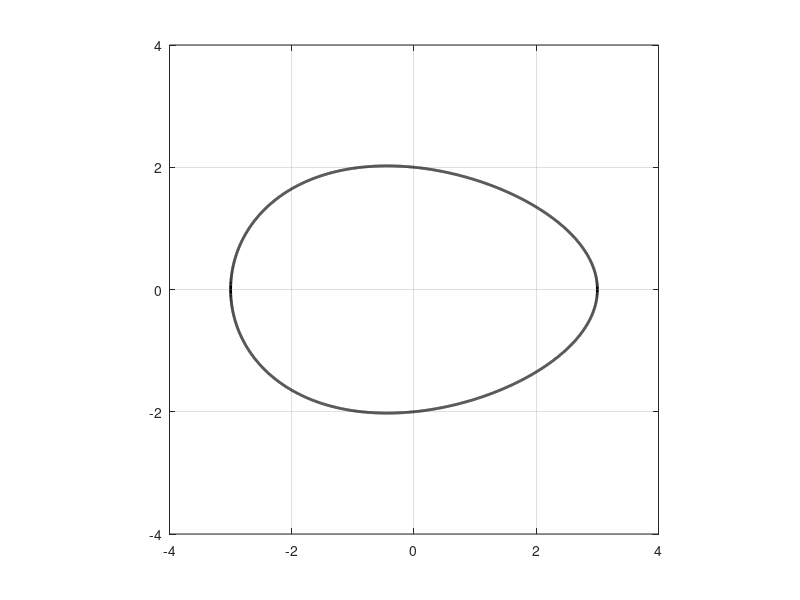

Here is the MATLAB script that generated this plot:
% Skript som regner ut volum og areal av et egg ved hjelp av Riemanns 
% midtpunkts-formel for integrasjon.

% Eggets profil
E = @ (x) 2/3 * sqrt(exp(-0.1 * x) .* (9 - x.^2));

% Den deriverte ved hjelp av midtpunktsformelen: 
dx = 1e-5;
Ed = @(x) (E(x + dx) - E(x - dx)) / (2 * dx);

% Implementasjon av formelen for volum av et omdreiningslegeme om x-aksen
funkV = @ (x) pi * E(x).^2;

% Implementasjon av formelen for areal av et omdreiningslegeme
funkA = @ (x) 2 * pi * E(x) * sqrt(1 + Ed(x).^2);

% Implementasjon av formelen for buelengden av funksjonen
funkB = @ (x) sqrt(1 + Ed(x).^2);

% Startverdier
a = -3;
b = 3;

% Antall oppdelinger, rektangler
N = input ('Skriv inn antall oppdelinger: ');

% Bredden på hvert rektangel
deltaX = (b-a)/N;

% Initierer Riemann-summene for volum, areal og buelengde
Vm = 0;
Am = 0;
Bm = 0;

% Utregning
for n=1:N
    xv = a + deltaX * (n-1);        % x venstre
    xh = a + deltaX * n;            % x høyre
    xm = (xv + xh) / 2;             % x midtpunkt
    Vm = Vm + funkV(xm) * deltaX;   % Beregner volum
    Am = Am + funkA(xm) * deltaX;   % Beregner areal
    Bm = Bm + funkB(xm) * deltaX;   % Beregner buelengde
end
    
% Utskrift
disp ([Vm Am Bm*2]);    % Buelengde må dobles for å få med hele egget

% Plot av egg
xVektor = a:1e-3:b;
plot (xVektor, E(xVektor), 'k', 'linewidth', 2)
hold on
plot (xVektor, -E(xVektor), 'k', 'linewidth',2)
axis([-4 4 -4 4])
axis square
grid on
hold off
